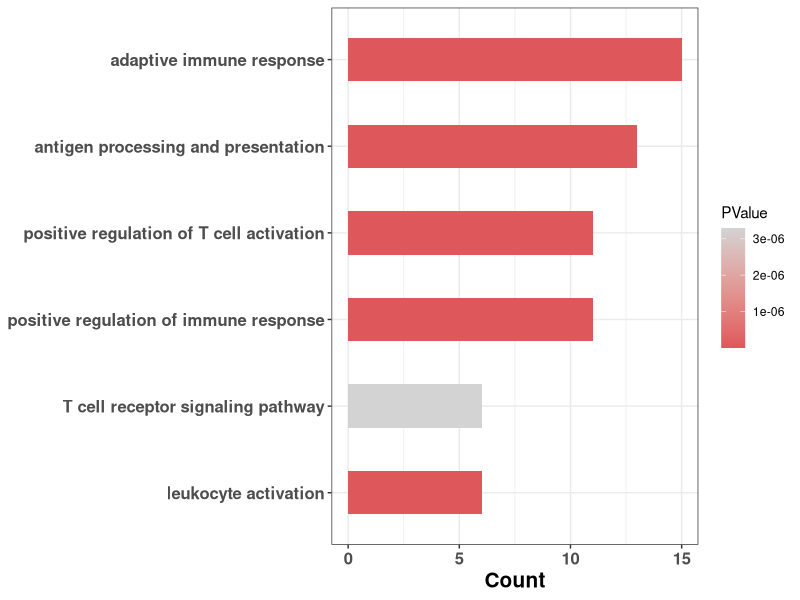

This figure's R source:
library(ggplot2)

df = read.table("./BP_CNV_amp_up_DEG_barplot.txt", header=T, sep="\t")
ggplot(df, aes(x=Count, y=reorder(Term, Count), fill=PValue))+
geom_bar(stat="identity", width=0.5)+
scale_fill_gradient(low="#DE585B", high="lightgray")+
theme_bw()+
theme(axis.text.x=element_text(face="bold", size=12), axis.text.y=element_text(face="bold", size=12), axis.title.x=element_text(face="bold", size=15), axis.title.y=element_blank())





